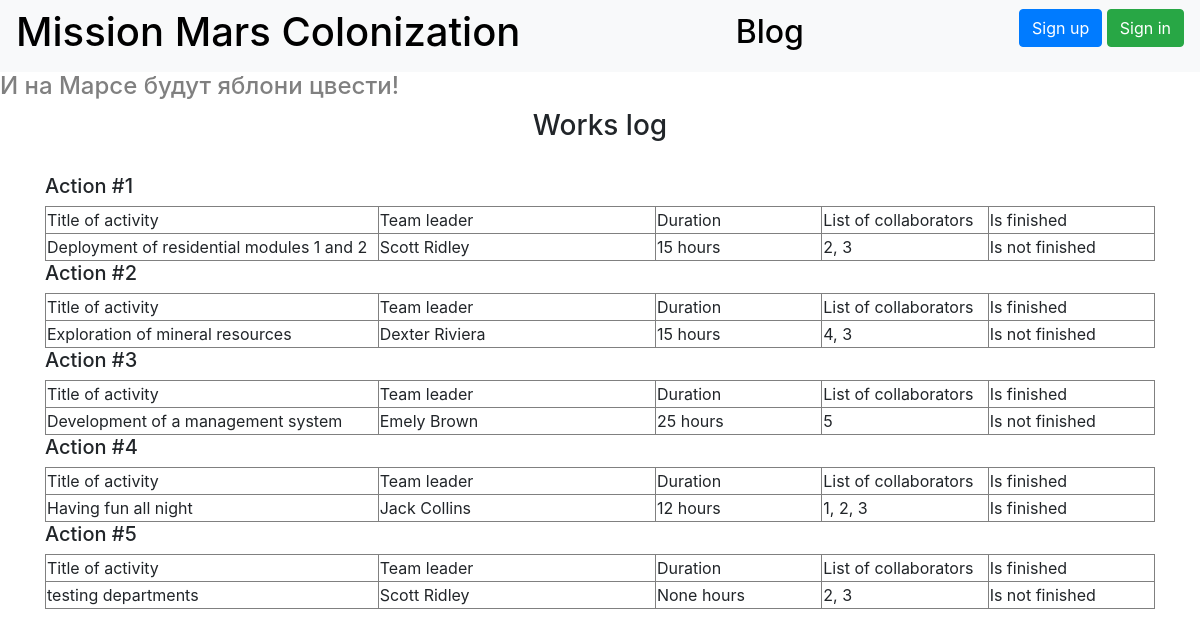
Before: / with the older database file.
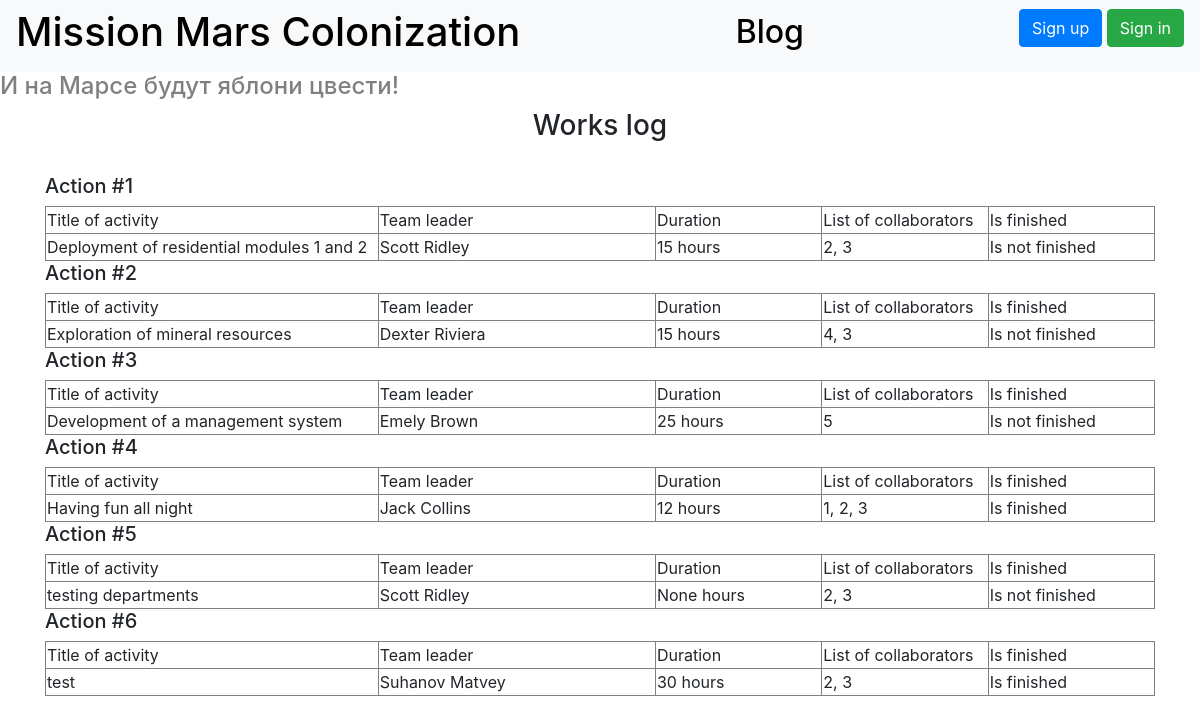
After: the same page with the newer database file.
### data/jobs_model.py (models this page shows)
class Jobs(SqlAlchemyBase):
    __tablename__ = 'jobs'
    id = sqlalchemy.Column(sqlalchemy.Integer,
                           primary_key=True, autoincrement=True)
    team_leader = sqlalchemy.Column(sqlalchemy.Integer, sqlalchemy.ForeignKey("users.id"), nullable=True)
    job = sqlalchemy.Column(sqlalchemy.String, nullable=True)
    work_size = sqlalchemy.Column(sqlalchemy.Integer, nullable=True)
    collaborators = sqlalchemy.Column(sqlalchemy.String, nullable=True)
    start_date = sqlalchemy.Column(sqlalchemy.DateTime, nullable=True)
    end_date = sqlalchemy.Column(sqlalchemy.DateTime, nullable=True)
    is_finished = sqlalchemy.Column(sqlalchemy.Boolean, nullable=True)
    user = orm.relation('User')

### data/users_model.py (models this page shows, shortened)
class User(SqlAlchemyBase, UserMixin):
    __tablename__ = 'users'
    id = sqlalchemy.Column(sqlalchemy.Integer,
                           primary_key=True, autoincrement=True)
    surname = sqlalchemy.Column(sqlalchemy.String, nullable=True)
    name = sqlalchemy.Column(sqlalchemy.String, nullable=True)
    age = sqlalchemy.Column(sqlalchemy.Integer, nullable=True)
    position = sqlalchemy.Column(sqlalchemy.String, nullable=True)
    speciality = sqlalchemy.Column(sqlalchemy.String, nullable=True)
    address = sqlalchemy.Column(sqlalchemy.String, nullable=True)
    email = sqlalchemy.Column(sqlalchemy.String, unique=True, nullable=True)
    hashed_password = sqlalchemy.Column(sqlalchemy.String, nullable=True)
    modified_date = sqlalchemy.Column(sqlalchemy.DateTime, default=datetime.datetime.now)
    news = orm.relation("News", back_populates='user')
    jobs = orm.relation("Jobs", back_populates='user')

### main.py (the view)
@app.route("/")
def index():
    session = db_session.create_session()
    jobs = session.query(Jobs).all()
    return render_template("works_log.html", title="Mars Colonization", jobs=jobs)

### data/db_session.py (called while the page is built)
def create_session() -> Session:
    global __factory
    return __factory()

### templates/works_log.html (shortened to what this page needs)
{% extends "base.html" %}
{% block content %}
<h3 align="center">Works log</h3> <br/>
{% for item in jobs%}
<div>
    <h5>Action #{{item.id}}</h5>
    <div>
        <table border="1" width="100%">
           <tr>
               <td width="30%">Title of activity</td>
               <td width="25%">Team leader</td>
               <td width="15%">Duration</td>
               <td width="15%">List of collaborators</td>
               <td width="15%">Is finished</td>
           </tr>
            <tr>
               <td>{{item.job}}</td>
               <td>{{item.user.surname}} {{item.user.name}}</td>
               <td>{{item.work_size}} hours</td>
               <td>{{item.collaborators}}</td>
               {% if item.is_finished %}
                <td>Is finished</td>
               {% else %}
                <td>Is not finished</td>
               {% endif %}
           </tr>
        </table>
    </div>
</div>
{% endfor %}
{% endblock %}

### templates/base.html (shortened to what this page needs)
<!doctype html>
<html lang="en">
<head>
    <link rel="stylesheet"
          href="https://stackpath.bootstrapcdn.com/bootstrap/4.4.1/css/bootstrap.min.css"
>
</head>
<body>
<header>
    <nav class="navbar navbar-light bg-light">
        <h1><a href="/" style="text-decoration: none; color: black;">Mission Mars Colonization</a></h1>
        <h2><a href="/blog" style="text-decoration: none; color: black;">Blog</a></h2>
        {% if current_user.is_authenticated %}
            <a class="navbar-brand" href="/logout">{{ current_user.name }}</a>
        {% else %}
            <p>
                <a class="btn btn-primary " href="/register">Sign up</a>
                <a class="btn btn-success" href="/login">Sign in</a>
            </p>
        {% endif %}
    </nav>
</header>
<h4>И на Марсе будут яблони цвести!</h4>
<main role="main" class="container">
    {% block content %}{% endblock %}
</main>
</body>
</html>

### templates/base.html (style rules this page uses)
h4 { color: grey; }

Changed rows visible on the page:
added Jobs: id "6", job "test", user.surname "Suhanov", user.name "Matvey", work_size "30", collaborators "2, 3", is_finished "Is finished"
